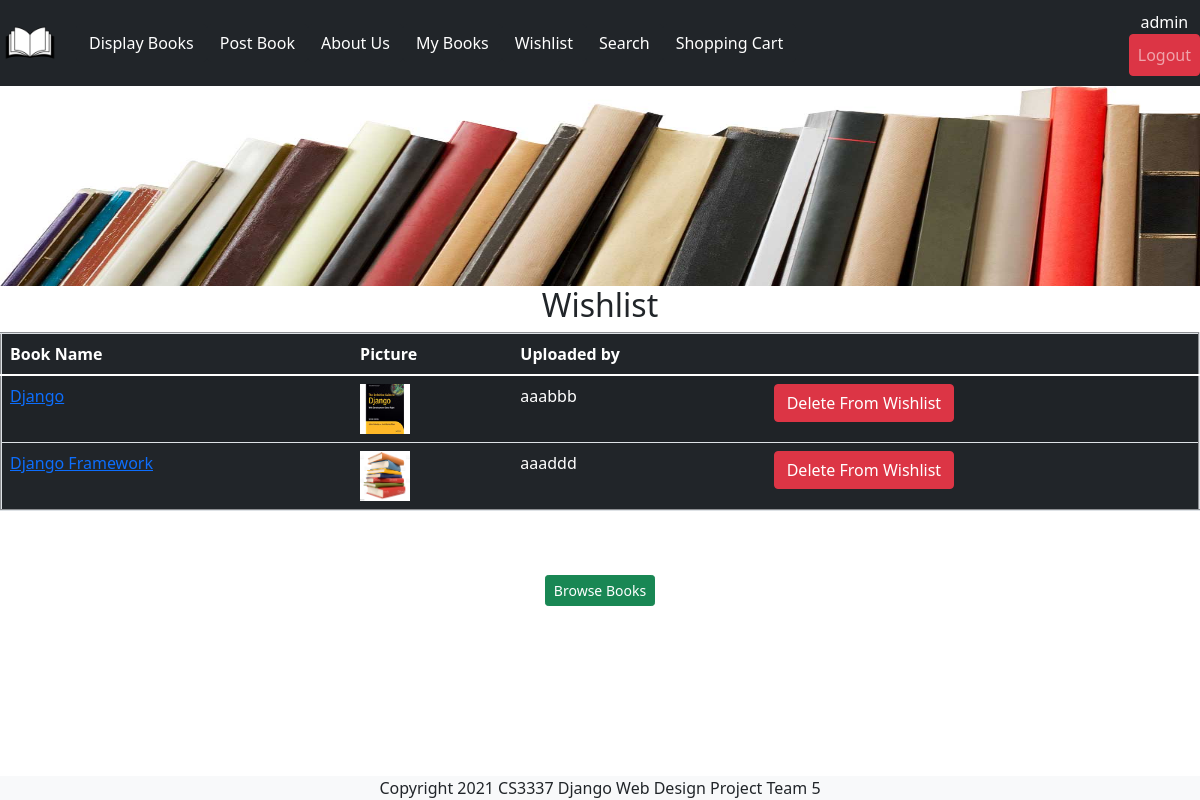
The page /wishlist (signed in) on the database its author committed.
### bookMng/models.py (models this page shows, shortened)
class MainMenu(models.Model):
    item = models.CharField(max_length=200, unique=True)
    link = models.CharField(max_length=200, unique=True)

class Book(models.Model):
    name = models.CharField(max_length=200)
    web = models.URLField(max_length=200)
    price = models.DecimalField(decimal_places=2, max_digits=6)
    publishdate = models.DateField(auto_now=True)
    picture = models.FileField(upload_to='bookEx/static/uploads')
    pic_path = models.CharField(max_length=300, editable=False, blank=True)
    username = models.ForeignKey(User, blank=True, null=True, on_delete=models.CASCADE)

### bookMng/views.py (the view)
# urls.py: path('wishlist', views.wishlist, name='wishlist'),
@login_required(login_url=reverse_lazy('login'))
def wishlist(request):
    empty = False
    try:
        w = Wishlist.objects.get(username=request.user)
        books = w.books.all()
    except Exception:
        empty = True
        books = []
    if books:
        for book in books:
            book.pic_path = book.picture.url[14:]
    else:
        empty = True
    return render(request,
                  'bookMng/wishlist.html',
                  {
                      'books': books,
                      'item_list': MainMenu.objects.all(),
                      'empty': empty
                  }
                  )

### bookEx/templates/bookMng/wishlist.html
{% extends "base.html" %}
{% load static %}
{% block sidenav %}
   {% for item in item_list %}
       <li>
          <a class="nav-item btn btn-dark" href="{{ item.link }}"> {{ item.item }}</a>
       </li>
   {% endfor %}
{% endblock sidenav %}
{% block content %}
    <h2 align="center">Wishlist</h2>
<div align="center">
{% if empty %}
    You don't have any books in your wishlist.
    <br>You can add books by searching or from the display books page.
{% else %}
   <table class="table table-striped bg-dark text-white" align="center" border="2" width="600">
       <thead class="table-row">
           <th class="text-white" scope="col"> Book Name </th>
           <th class="text-white" scope="col"> Picture </th>
           <th class="text-white" scope="col"> Uploaded by </th>
       </thead>
    {% for book in books %}
       <tr class="table-row">
           <td>
              <a href="/book_detail/{{ book.id }}"> {{ book.name }} </a>
           </td>
           <td>
               <img src="{% static book.pic_path %}" width="50" height="50">
           </td>
           <td class="text-white">
               {{ book.username }}
           </td>
           <td>
               <a class="btn btn-danger" href="/wishlist_delete/{{ book.id }}">Delete From Wishlist</a>
           </td>
       </tr>
    {% endfor %}
   </table>
{% endif %}
<br><br><a href="/displaybooks" class="btn btn-success btn-sm" role="button" aria-pressed="true">Browse Books</a>
</div>
{% endblock content%}

### bookEx/templates/base.html (shortened to what this page needs)
{% load static %}
<!DOCTYPE html>
<html lang="en">
<head>
    <link href="https://cdn.jsdelivr.net/npm/bootstrap@5.1.3/dist/css/bootstrap.min.css" rel="stylesheet">
</head>
<body>
<div>
    <header>
        <div id="logo">
            <nav class="navbar navbar-expand-lg navbar-dark bg-dark">
                <div class="navbar-collapse collapse w-100 dual-collapse2 order-1 order-md-0" id="navbarToggleExternalContent">
                    <a class="navbar-brand" href="/"> <img src="{% static 'logo.png' %}" width="60" height="60" alt="" /></a>
                        <ul class="navbar-nav ml-auto text-center">
                        {% block sidenav %}{% endblock sidenav %}
                        </ul>
                </div>
                    <div class="navbar-collapse collapse w-20 dual-collapse2 order-2 order-md-2">
                        <ul class="navbar-nav mr-auto text-center">
                        {% if user.is_authenticated %}
                            <li class="nav-item text-white">
                            {{ user.username }}
                            <a class="nav-link btn btn-danger my-2 my-sm-0" href="{% url 'logout' %}?next=/">Logout</a>
                            </li>
                            {% else %}
                            <li class="nav-item">
                             Not logged in
                            <a class="nav-link btn btn-primary my-2 my-sm-0" href="{% url 'login' %}?next=/">Login</a>
                            </li>
                            {% endif %}
                        </ul>
                    </div>
            </nav>
        </div>
        <div id="topbanner">
            <img src="{% static 'bannerTop.jpg' %}" class="w-100" height="200" alt="" />
        </div>
    </header>
    <section id="main">
        {% block content %}{% endblock content %}
    </section>
    <footer id="footer" class="footer fixed-bottom bg-light text-center">
        Copyright 2021 CS3337 Django Web Design Project Team 5
    </footer>
</div>
</body>
</html>

### rows shown on the page
MainMenu: item "Display Books"
MainMenu: item "Post Book"
MainMenu: item "About Us"
MainMenu: item "My Books"
MainMenu: item "Wishlist"
MainMenu: item "Search"
MainMenu: item "Shopping Cart"
Book: name "Django", username "aaabbb"
Book: name "Django Framework", username "aaaddd"

### other values the page prints
{{ user.username }} "admin"
